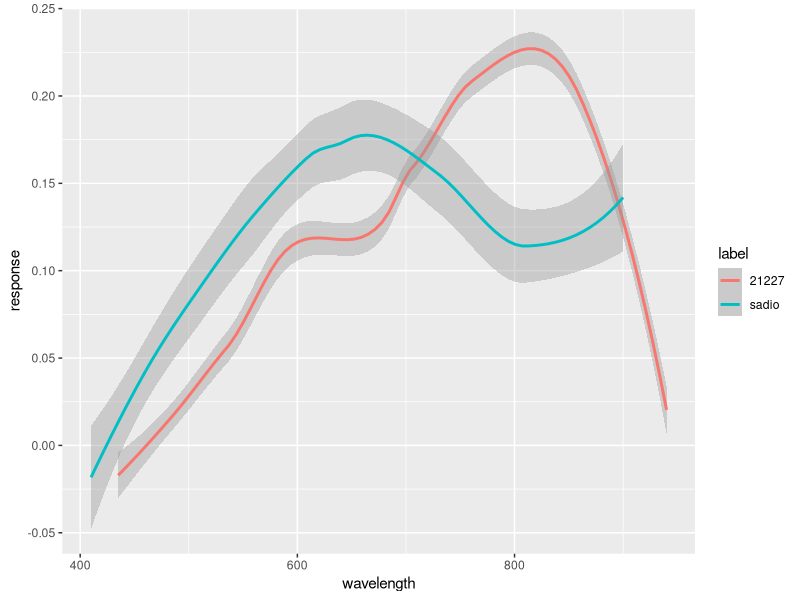
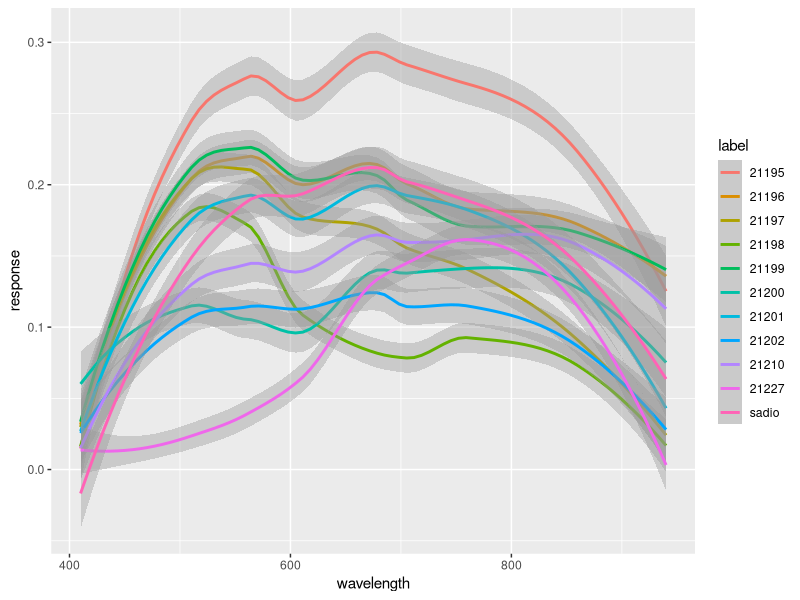
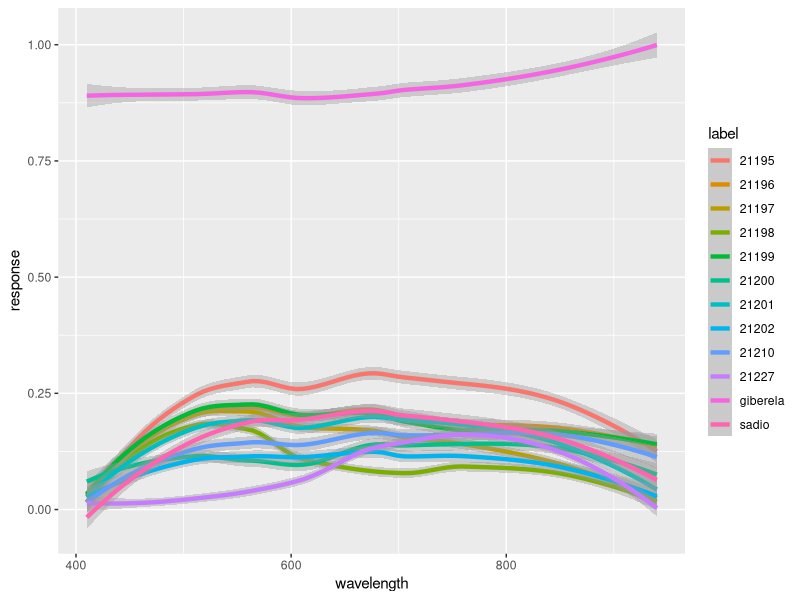

Recreate these plots in R, in order. (Note: this script raises an error after producing the figures.)
library(tidyverse)
library(caTools)
library(class)
library(caret)
library(ggrepel)


####Importando Dados####
sample_21195 <- read_delim("dados/21195_1.csv",";", escape_double = FALSE, trim_ws = TRUE)
sample_21196 <- read_delim("dados/21196_1.csv",";", escape_double = FALSE, trim_ws = TRUE)
sample_21197 <- read_delim("dados/21197_1.csv",";", escape_double = FALSE, trim_ws = TRUE)
sample_21198 <- read_delim("dados/21198_1.csv",";", escape_double = FALSE, trim_ws = TRUE)
sample_21199 <- read_delim("dados/21199_1.csv",";", escape_double = FALSE, trim_ws = TRUE)
sample_21200 <- read_delim("dados/21200_1.csv",";", escape_double = FALSE, trim_ws = TRUE)
sample_21201 <- read_delim("dados/21201_1.csv",";", escape_double = FALSE, trim_ws = TRUE)
sample_21202 <- read_delim("dados/21202_1.csv",";", escape_double = FALSE, trim_ws = TRUE)
sample_21210 <- read_delim("dados/21210_1.csv",";", escape_double = FALSE, trim_ws = TRUE)
sample_21227 <- read_delim("dados/21227_1.csv",";", escape_double = FALSE, trim_ws = TRUE)
sample_giberela <- read_delim("dados/giberela_1.csv",";", escape_double = FALSE, trim_ws = TRUE)
sample_sadio <- read_delim("dados/sadio_1.csv",";", escape_double = FALSE, trim_ws = TRUE)


####Selecionando Colunas de Interesse####
sample_21195.subset <- sample_21195[20:37]
sample_21196.subset <- sample_21196[20:37]
sample_21197.subset <- sample_21197[20:37]
sample_21198.subset <- sample_21198[20:37]
sample_21199.subset <- sample_21199[20:37]
sample_21200.subset <- sample_21200[20:37]
sample_21201.subset <- sample_21201[20:37]
sample_21202.subset <- sample_21202[20:37]
sample_21210.subset <- sample_21210[20:37]
sample_21227.subset <- sample_21227[20:37]
sample_giberela.subset <- sample_giberela[20:37]
sample_sadio.subset <- sample_sadio[20:37]

####Adicionando Identificadores####
sample_21195.subset <- mutate(sample_21195.subset, label = "21195")
sample_21195.subset <- tibble::rowid_to_column(sample_21195.subset, "id")
sample_21196.subset <- mutate(sample_21196.subset, label = "21196")
sample_21196.subset <- tibble::rowid_to_column(sample_21196.subset, "id")
sample_21197.subset <- mutate(sample_21197.subset, label = "21197")
sample_21197.subset <- tibble::rowid_to_column(sample_21197.subset, "id")
sample_21198.subset <- mutate(sample_21198.subset, label = "21198")
sample_21198.subset <- tibble::rowid_to_column(sample_21198.subset, "id")
sample_21199.subset <- mutate(sample_21199.subset, label = "21199")
sample_21199.subset <- tibble::rowid_to_column(sample_21199.subset, "id")
sample_21200.subset <- mutate(sample_21200.subset, label = "21200")
sample_21200.subset <- tibble::rowid_to_column(sample_21200.subset, "id")
sample_21201.subset <- mutate(sample_21201.subset, label = "21201")
sample_21201.subset <- tibble::rowid_to_column(sample_21201.subset, "id")
sample_21202.subset <- mutate(sample_21202.subset, label = "21202")
sample_21202.subset <- tibble::rowid_to_column(sample_21202.subset, "id")
sample_21210.subset <- mutate(sample_21210.subset, label = "21210")
sample_21210.subset <- tibble::rowid_to_column(sample_21210.subset, "id")
sample_21227.subset <- mutate(sample_21227.subset, label = "21227")
sample_21227.subset <- tibble::rowid_to_column(sample_21227.subset, "id")

sample_giberela.subset <- mutate(sample_giberela.subset, label = "giberela")
sample_giberela.subset <- tibble::rowid_to_column(sample_giberela.subset, "id")
sample_sadio.subset <- mutate(sample_sadio.subset, label = "sadio")
sample_sadio.subset <- tibble::rowid_to_column(sample_sadio.subset, "id")

####Unificando dados em um data frame####
wheat_dataset <- merge(sample_21195.subset,sample_21196.subset,all.x = TRUE, all.y = TRUE)
wheat_dataset <- merge(wheat_dataset,sample_21197.subset,all.x = TRUE, all.y = TRUE)
wheat_dataset <- merge(wheat_dataset,sample_21198.subset,all.x = TRUE, all.y = TRUE)
wheat_dataset <- merge(wheat_dataset,sample_21199.subset,all.x = TRUE, all.y = TRUE)
wheat_dataset <- merge(wheat_dataset,sample_21200.subset,all.x = TRUE, all.y = TRUE)
wheat_dataset <- merge(wheat_dataset,sample_21201.subset,all.x = TRUE, all.y = TRUE)
wheat_dataset <- merge(wheat_dataset,sample_21202.subset,all.x = TRUE, all.y = TRUE)
wheat_dataset <- merge(wheat_dataset,sample_21210.subset,all.x = TRUE, all.y = TRUE)
wheat_dataset <- merge(wheat_dataset,sample_21227.subset,all.x = TRUE, all.y = TRUE)
wheat_dataset <- merge(wheat_dataset,sample_giberela.subset,all.x = TRUE, all.y = TRUE)
wheat_dataset <- merge(wheat_dataset,sample_sadio.subset,all.x = TRUE, all.y = TRUE)

####Normalizacao####
min_max_norm <- function(x) {
  (x - min(x)) / (max(x) - min(x))
}

wheat_dataset.n1 <- scale(wheat_dataset[2:19])

wheat_dataset.n2 <- as.data.frame(lapply(wheat_dataset[,2:19], min_max_norm))

####Geracao de Graficos####

wheat_dataset_plot <- cbind(wheat_dataset.n2, wheat_dataset$id, wheat_dataset$label)

wheat_dataset_plot <- wheat_dataset_plot %>%
  pivot_longer(colnames(wheat_dataset_plot[1:18]), names_to = "wavelength", values_to = "response")
print(wheat_dataset_plot)

wheat_dataset_plot$wavelength <- replace(wheat_dataset_plot$wavelength, wheat_dataset_plot$wavelength=='Cal..R..610nm.', 610)
wheat_dataset_plot$wavelength <- replace(wheat_dataset_plot$wavelength, wheat_dataset_plot$wavelength=='Cal..S..680nm.', 680)
wheat_dataset_plot$wavelength <- replace(wheat_dataset_plot$wavelength, wheat_dataset_plot$wavelength=='Cal..T..730nm.', 730)
wheat_dataset_plot$wavelength <- replace(wheat_dataset_plot$wavelength, wheat_dataset_plot$wavelength=='Cal..U..760nm.', 760)
wheat_dataset_plot$wavelength <- replace(wheat_dataset_plot$wavelength, wheat_dataset_plot$wavelength=='Cal..V..810nm.', 810)
wheat_dataset_plot$wavelength <- replace(wheat_dataset_plot$wavelength, wheat_dataset_plot$wavelength=='Cal..W..860nm.', 860)
wheat_dataset_plot$wavelength <- replace(wheat_dataset_plot$wavelength, wheat_dataset_plot$wavelength=='Cal..G..560nm.', 560)
wheat_dataset_plot$wavelength <- replace(wheat_dataset_plot$wavelength, wheat_dataset_plot$wavelength=='Cal..H..585nm.', 585)
wheat_dataset_plot$wavelength <- replace(wheat_dataset_plot$wavelength, wheat_dataset_plot$wavelength=='Cal..I..645nm.', 645)
wheat_dataset_plot$wavelength <- replace(wheat_dataset_plot$wavelength, wheat_dataset_plot$wavelength=='Cal..J..705nm.', 705)
wheat_dataset_plot$wavelength <- replace(wheat_dataset_plot$wavelength, wheat_dataset_plot$wavelength=='Cal..K..900nm.', 900)
wheat_dataset_plot$wavelength <- replace(wheat_dataset_plot$wavelength, wheat_dataset_plot$wavelength=='Cal..L..940nm.', 940)
wheat_dataset_plot$wavelength <- replace(wheat_dataset_plot$wavelength, wheat_dataset_plot$wavelength=='Cal..A..410nm.', 410)
wheat_dataset_plot$wavelength <- replace(wheat_dataset_plot$wavelength, wheat_dataset_plot$wavelength=='Cal..B..435nm.', 435)
wheat_dataset_plot$wavelength <- replace(wheat_dataset_plot$wavelength, wheat_dataset_plot$wavelength=='Cal..C..460nm.', 460)
wheat_dataset_plot$wavelength <- replace(wheat_dataset_plot$wavelength, wheat_dataset_plot$wavelength=='Cal..D..485nm.', 485)
wheat_dataset_plot$wavelength <- replace(wheat_dataset_plot$wavelength, wheat_dataset_plot$wavelength=='Cal..E..510nm.', 510)
wheat_dataset_plot$wavelength <- replace(wheat_dataset_plot$wavelength, wheat_dataset_plot$wavelength=='Cal..F..535nm.', 535)

wheat_dataset_plot$wavelength <- as.numeric(wheat_dataset_plot$wavelength)
colnames(wheat_dataset_plot) <- c('id','label','wavelength','response')
sapply(wheat_dataset_plot, class)

ggplot(data = filter(wheat_dataset_plot, label == c('sadio','21227'))) + 
  geom_smooth(mapping = aes(x = wavelength, y = response, colour=label))

ggplot(data = filter(wheat_dataset_plot, label != c('giberela'))) + 
  geom_smooth(mapping = aes(x = wavelength, y = response, colour=label))

wheat_dataset_plot %>%
  ggplot(aes(x = wavelength, y = response, colour = label)) + 
  geom_smooth(size = 1.5)


ggplot(data = filter(wheat_dataset_plot, label == c('giberela'))) + 
  geom_bar(mapping = aes(x = wavelength, y = response, id=1))



####Teste 1 para o algoritmo knn#####
set.seed(101)

final.data <- cbind(wheat_dataset.n1,wheat_dataset[20])

head(final.data)

set.seed(101)

sample <- sample.split(final.data$label, SplitRatio = .70)
train <- subset(final.data, sample == TRUE)
test <- subset(final.data, sample == FALSE)

predicted.samples <- knn(wheat_dataset[2:19],sample_21195.subset[2:19],wheat_dataset$label,k=9)
error.df <- mean(test$label != predicted.samples)

table(predicted.samples)

####Teste 2 para o algoritmo knn#####
set.seed(123)
dat.d <- sample(1:nrow(wheat_dataset.n2),size=nrow(wheat_dataset.n2)*0.7,replace = FALSE) #random selection of 70% data.

train.loan <- wheat_dataset.n2[dat.d,] # 70% training data
test.loan <- wheat_dataset.n2[-dat.d,] # remaining 30% test data

#Creating seperate dataframe for 'Creditability' feature which is our target.
train.loan_labels <- wheat_dataset[dat.d,19]
test.loan_labels <-wheat_dataset[-dat.d,19]

knn.9 <- knn(train=train.loan, test=test.loan, cl=train.loan_labels, k=9)
acc.9 <- 100 * sum(test.loan_labels == knn.9)/NROW(test.loan_labels)

table(knn.9 ,test.loan_labels)


#Teste para k de 1 a 30
media <- c(1:30)

for (i in 1:30) {
  predicted.samples <- knn(train[1:18],test[1:18],train$label,k=i)
  media[i] <- mean(test$label != predicted.samples)
}

k.values <- 1:30

error.df <- data.frame(media,k.values)


ggplot(error.df,aes(x=k.values,y=media)) + geom_point()+ geom_line(lty="dotted",color='red')
